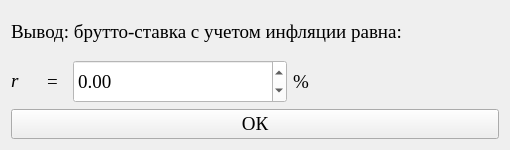
<?xml version="1.0" encoding="UTF-8"?>
<ui version="4.0">
 <class>Form</class>
 <widget class="QWidget" name="Form">
  <property name="geometry">
   <rect>
    <x>0</x>
    <y>0</y>
    <width>510</width>
    <height>150</height>
   </rect>
  </property>
  <property name="minimumSize">
   <size>
    <width>510</width>
    <height>150</height>
   </size>
  </property>
  <property name="maximumSize">
   <size>
    <width>510</width>
    <height>150</height>
   </size>
  </property>
  <property name="windowTitle">
   <string>Расчет реальной наращенной суммы с учетом инфляции</string>
  </property>
  <property name="styleSheet">
   <string notr="true"/>
  </property>
  <layout class="QGridLayout" name="gridLayout_3">
   <item row="0" column="0">
    <layout class="QGridLayout" name="gridLayout_2">
     <item row="0" column="0">
      <widget class="QLabel" name="label_39">
       <property name="minimumSize">
        <size>
         <width>300</width>
         <height>0</height>
        </size>
       </property>
       <property name="maximumSize">
        <size>
         <width>16777215</width>
         <height>16777215</height>
        </size>
       </property>
       <property name="font">
        <font>
         <family>Times New Roman</family>
         <pointsize>14</pointsize>
        </font>
       </property>
       <property name="text">
        <string>&lt;html&gt;&lt;head/&gt;&lt;body&gt;&lt;p&gt;Вывод: брутто-ставка с учетом инфляции равна: &lt;/p&gt;&lt;/body&gt;&lt;/html&gt;</string>
       </property>
      </widget>
     </item>
     <item row="1" column="0">
      <layout class="QGridLayout" name="gridLayout">
       <item row="0" column="0">
        <layout class="QGridLayout" name="gridLayout_18" columnstretch="0,0,0,1">
         <item row="0" column="2">
          <widget class="QDoubleSpinBox" name="doubleSpinBox_10">
           <property name="enabled">
            <bool>false</bool>
           </property>
           <property name="minimumSize">
            <size>
             <width>214</width>
             <height>25</height>
            </size>
           </property>
           <property name="maximumSize">
            <size>
             <width>16777215</width>
             <height>220</height>
            </size>
           </property>
           <property name="font">
            <font>
             <family>Times New Roman</family>
             <pointsize>14</pointsize>
            </font>
           </property>
           <property name="styleSheet">
            <string notr="true">color: black; background-color: white;</string>
           </property>
           <property name="decimals">
            <number>2</number>
           </property>
           <property name="minimum">
            <double>-999999999.000000000000000</double>
           </property>
           <property name="maximum">
            <double>999999999.000000000000000</double>
           </property>
           <property name="singleStep">
            <double>0.001000000000000</double>
           </property>
           <property name="value">
            <double>0.000000000000000</double>
           </property>
          </widget>
         </item>
         <item row="0" column="3">
          <widget class="QLabel" name="label_40">
           <property name="minimumSize">
            <size>
             <width>60</width>
             <height>0</height>
            </size>
           </property>
           <property name="maximumSize">
            <size>
             <width>16777215</width>
             <height>16777215</height>
            </size>
           </property>
           <property name="font">
            <font>
             <family>Times New Roman</family>
             <pointsize>14</pointsize>
            </font>
           </property>
           <property name="text">
            <string>%</string>
           </property>
          </widget>
         </item>
         <item row="0" column="0">
          <widget class="QLabel" name="label_41">
           <property name="minimumSize">
            <size>
             <width>30</width>
             <height>0</height>
            </size>
           </property>
           <property name="maximumSize">
            <size>
             <width>16777215</width>
             <height>16777215</height>
            </size>
           </property>
           <property name="font">
            <font>
             <family>Times New Roman</family>
             <pointsize>14</pointsize>
             <italic>true</italic>
            </font>
           </property>
           <property name="text">
            <string>&lt;html&gt;&lt;head/&gt;&lt;body&gt;&lt;p&gt;r&lt;/p&gt;&lt;/body&gt;&lt;/html&gt;</string>
           </property>
          </widget>
         </item>
         <item row="0" column="1">
          <widget class="QLabel" name="label_38">
           <property name="minimumSize">
            <size>
             <width>20</width>
             <height>0</height>
            </size>
           </property>
           <property name="maximumSize">
            <size>
             <width>16777215</width>
             <height>16777215</height>
            </size>
           </property>
           <property name="font">
            <font>
             <family>Times New Roman</family>
             <pointsize>14</pointsize>
            </font>
           </property>
           <property name="text">
            <string>=</string>
           </property>
          </widget>
         </item>
        </layout>
       </item>
      </layout>
     </item>
    </layout>
   </item>
   <item row="1" column="0">
    <widget class="QPushButton" name="pushButton">
     <property name="maximumSize">
      <size>
       <width>16777215</width>
       <height>16777215</height>
      </size>
     </property>
     <property name="font">
      <font>
       <family>Times New Roman</family>
       <pointsize>14</pointsize>
      </font>
     </property>
     <property name="styleSheet">
      <string notr="true"/>
     </property>
     <property name="text">
      <string>ОК</string>
     </property>
    </widget>
   </item>
  </layout>
 </widget>
 <resources/>
 <connections/>
</ui>
